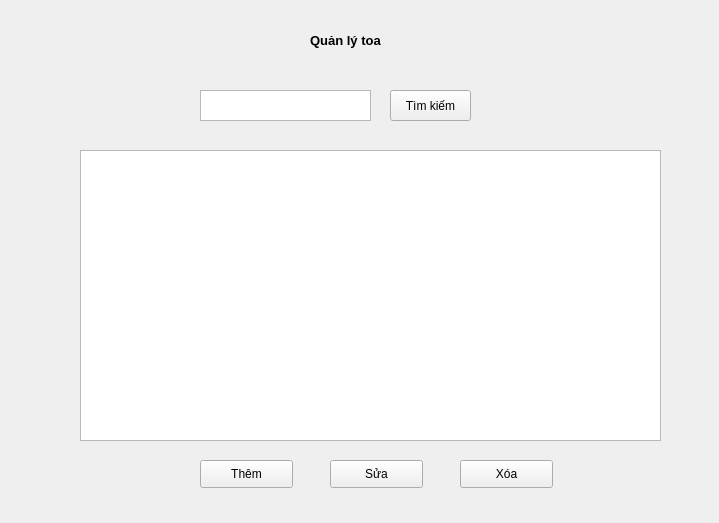
<?xml version="1.0" encoding="UTF-8"?>
<ui version="4.0">
 <class>Form</class>
 <widget class="QWidget" name="Form">
  <property name="geometry">
   <rect>
    <x>0</x>
    <y>0</y>
    <width>719</width>
    <height>523</height>
   </rect>
  </property>
  <property name="windowTitle">
   <string>Form</string>
  </property>
  <widget class="QPushButton" name="btn_sua">
   <property name="geometry">
    <rect>
     <x>900</x>
     <y>940</y>
     <width>93</width>
     <height>28</height>
    </rect>
   </property>
   <property name="text">
    <string>Sửa</string>
   </property>
  </widget>
  <widget class="QPushButton" name="btn_them">
   <property name="geometry">
    <rect>
     <x>770</x>
     <y>940</y>
     <width>93</width>
     <height>28</height>
    </rect>
   </property>
   <property name="text">
    <string>Thêm</string>
   </property>
  </widget>
  <widget class="QLabel" name="label">
   <property name="geometry">
    <rect>
     <x>880</x>
     <y>500</y>
     <width>131</width>
     <height>41</height>
    </rect>
   </property>
   <property name="font">
    <font>
     <pointsize>10</pointsize>
     <weight>75</weight>
     <bold>true</bold>
    </font>
   </property>
   <property name="text">
    <string>Quản lý tàu</string>
   </property>
   <property name="textFormat">
    <enum>Qt::PlainText</enum>
   </property>
  </widget>
  <widget class="QTableWidget" name="tableWidget">
   <property name="geometry">
    <rect>
     <x>650</x>
     <y>630</y>
     <width>581</width>
     <height>291</height>
    </rect>
   </property>
  </widget>
  <widget class="QPushButton" name="btn_xoa">
   <property name="geometry">
    <rect>
     <x>1030</x>
     <y>940</y>
     <width>93</width>
     <height>28</height>
    </rect>
   </property>
   <property name="text">
    <string>Xóa</string>
   </property>
  </widget>
  <widget class="QPushButton" name="btn_tim_kiem">
   <property name="geometry">
    <rect>
     <x>960</x>
     <y>570</y>
     <width>81</width>
     <height>31</height>
    </rect>
   </property>
   <property name="text">
    <string>Tìm kiếm</string>
   </property>
  </widget>
  <widget class="QTextEdit" name="textEdit">
   <property name="geometry">
    <rect>
     <x>770</x>
     <y>570</y>
     <width>171</width>
     <height>31</height>
    </rect>
   </property>
  </widget>
  <widget class="QPushButton" name="btn_sua_2">
   <property name="geometry">
    <rect>
     <x>330</x>
     <y>460</y>
     <width>93</width>
     <height>28</height>
    </rect>
   </property>
   <property name="text">
    <string>Sửa</string>
   </property>
  </widget>
  <widget class="QPushButton" name="btn_them_2">
   <property name="geometry">
    <rect>
     <x>200</x>
     <y>460</y>
     <width>93</width>
     <height>28</height>
    </rect>
   </property>
   <property name="text">
    <string>Thêm</string>
   </property>
  </widget>
  <widget class="QLabel" name="label_2">
   <property name="geometry">
    <rect>
     <x>310</x>
     <y>20</y>
     <width>131</width>
     <height>41</height>
    </rect>
   </property>
   <property name="font">
    <font>
     <pointsize>10</pointsize>
     <weight>75</weight>
     <bold>true</bold>
    </font>
   </property>
   <property name="text">
    <string>Quản lý toa</string>
   </property>
   <property name="textFormat">
    <enum>Qt::PlainText</enum>
   </property>
  </widget>
  <widget class="QTableWidget" name="tableWidget_2">
   <property name="geometry">
    <rect>
     <x>80</x>
     <y>150</y>
     <width>581</width>
     <height>291</height>
    </rect>
   </property>
  </widget>
  <widget class="QPushButton" name="btn_xoa_2">
   <property name="geometry">
    <rect>
     <x>460</x>
     <y>460</y>
     <width>93</width>
     <height>28</height>
    </rect>
   </property>
   <property name="text">
    <string>Xóa</string>
   </property>
  </widget>
  <widget class="QPushButton" name="btn_tim_kiem_2">
   <property name="geometry">
    <rect>
     <x>390</x>
     <y>90</y>
     <width>81</width>
     <height>31</height>
    </rect>
   </property>
   <property name="text">
    <string>Tìm kiếm</string>
   </property>
  </widget>
  <widget class="QTextEdit" name="textEdit_2">
   <property name="geometry">
    <rect>
     <x>200</x>
     <y>90</y>
     <width>171</width>
     <height>31</height>
    </rect>
   </property>
  </widget>
 </widget>
 <resources/>
 <connections/>
</ui>
